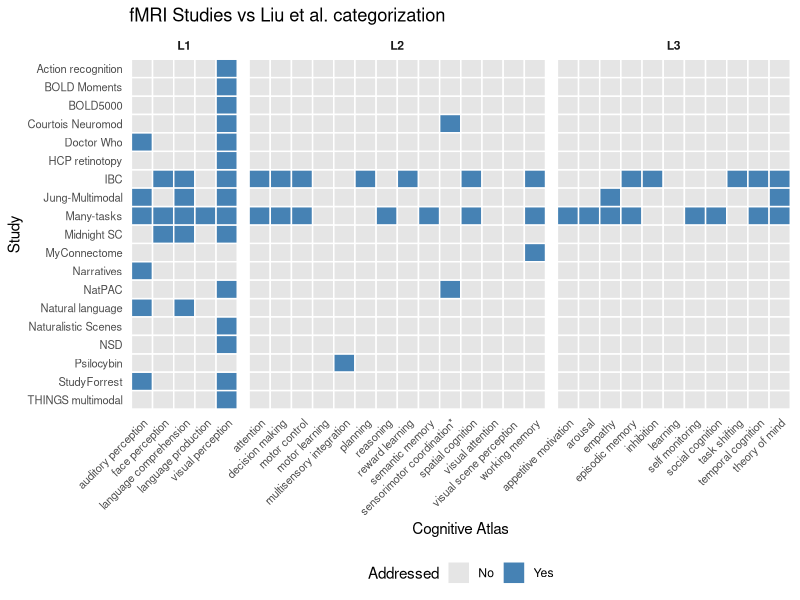
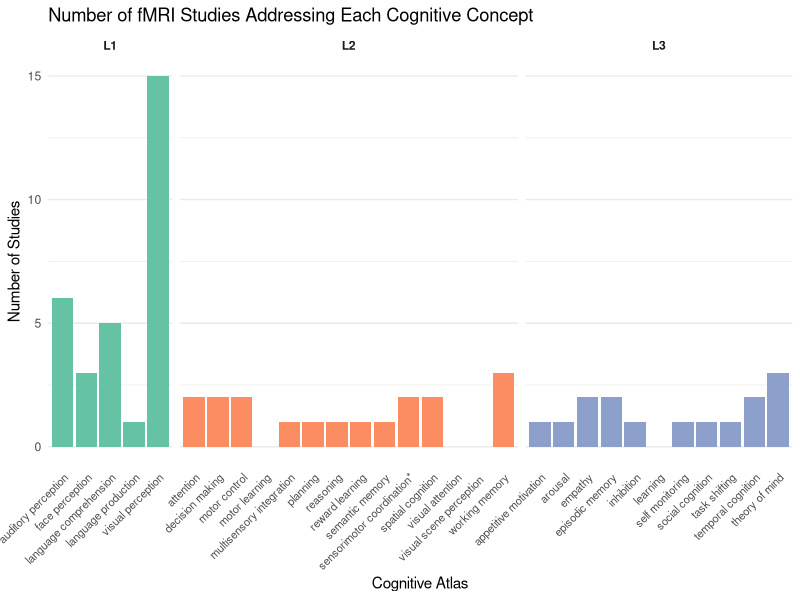
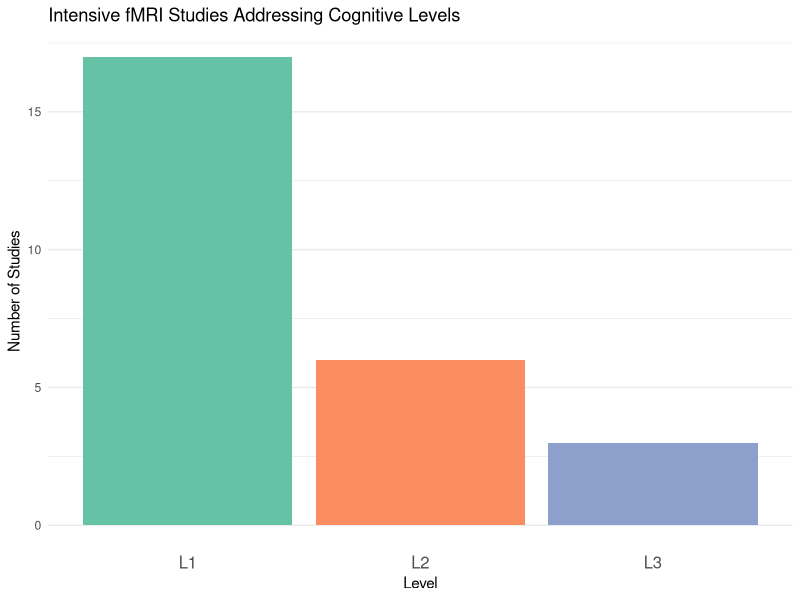
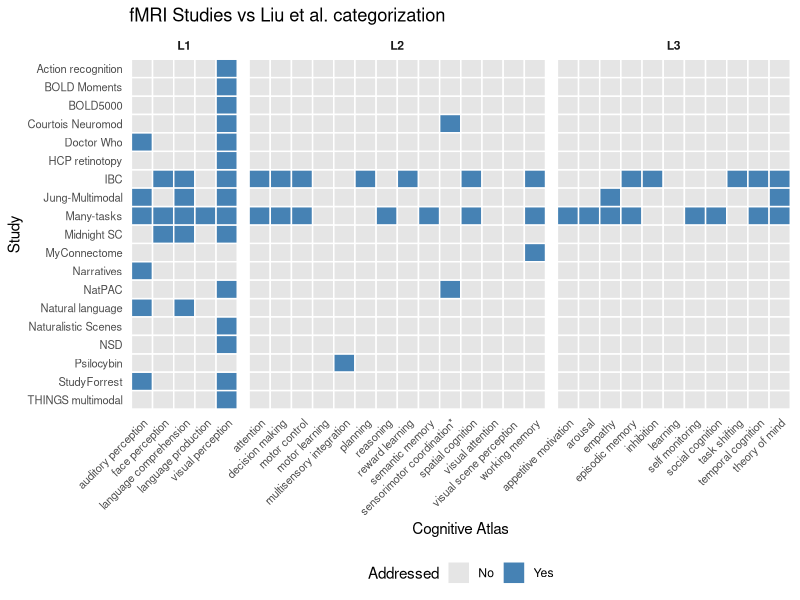
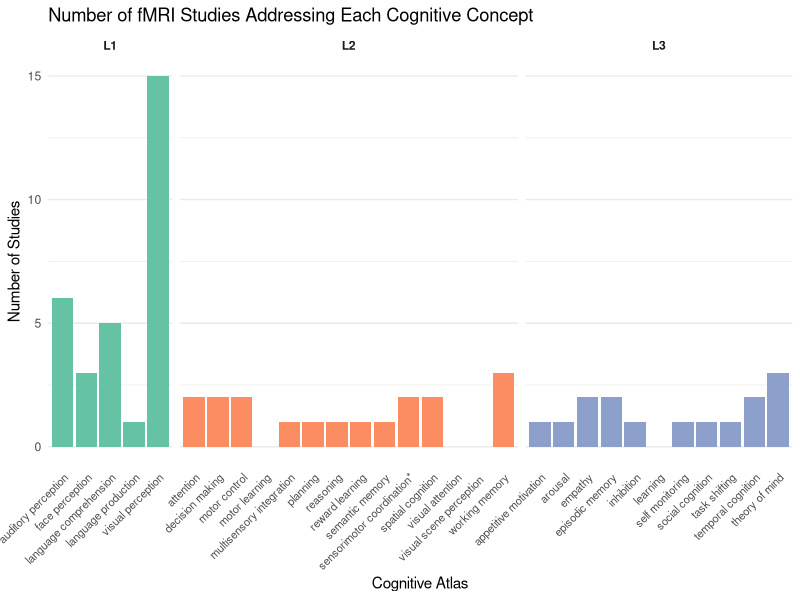
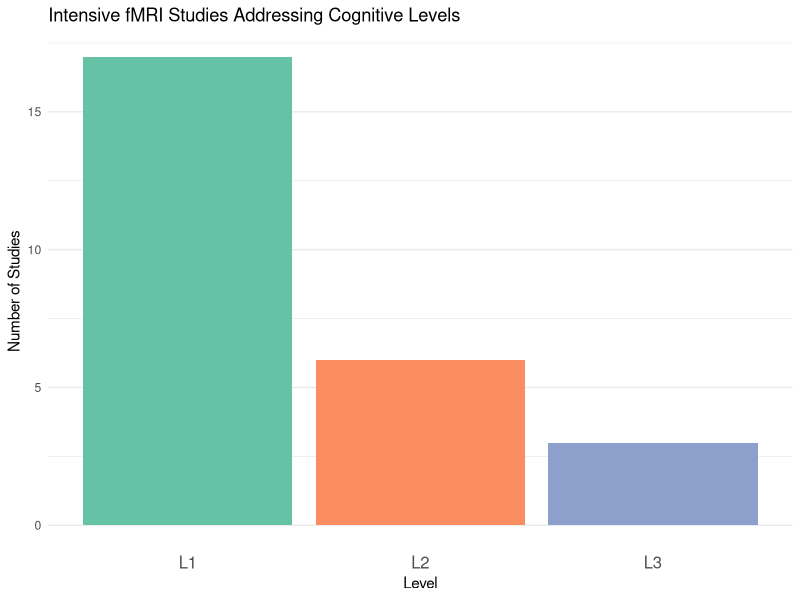

Source code (R) for these figures, in order:
library(ggplot2)
library(dplyr)
library(tidyr)

load_study_concept_data <- function() {
  # Read psych_datasets and filter for valid studies
  psych_df <- read.csv("data/psych_datasets.csv")
  psych_df <- psych_df %>% filter(is_valid == TRUE)
  
  # Read brains_vs_ai for ca_concept and level mapping
  concepts_df <- read.csv("data/brains_vs_ai.csv") %>%
    filter(!is.na(ca_concept) & ca_concept != "NA") %>%
    select(ca_concept, level) %>%
    distinct()
  
  # Create a long-format dataframe: one row per study-concept pair
  study_concept_list <- list()
  
  for (i in seq_len(nrow(psych_df))) {
    study_name <- psych_df$short_name[i]
    tasks_str <- psych_df$tasks_list[i]
    
    if (!is.na(tasks_str) && tasks_str != "") {
      # Split tasks_list on ", "
      tasks <- trimws(unlist(strsplit(tasks_str, ", ")))
      
      for (task in tasks) {
        study_concept_list[[length(study_concept_list) + 1]] <- data.frame(
          study = study_name,
          ca_concept = task,
          stringsAsFactors = FALSE
        )
      }
    }
  }
  
  # Combine into a single dataframe
  if (length(study_concept_list) > 0) {
    study_concept_df <- do.call(rbind, study_concept_list)
  } else {
    stop("No study-concept pairs found")
  }
  
  # Merge with concepts_df to get level information
  study_concept_df <- study_concept_df %>%
    left_join(concepts_df, by = "ca_concept") %>%
    filter(!is.na(level))
  
  # Order concepts by level then alphabetically
  all_concepts <- concepts_df %>%
    arrange(level, ca_concept)
  
  return(list(
    study_concept_df = study_concept_df,
    concepts_df = concepts_df,
    all_concepts = all_concepts
  ))
}

# =============================================================================
# Heatmap: Studies vs ca_concepts
# =============================================================================

plot_study_concept_heatmap <- function(data = NULL) {
  if (is.null(data)) data <- load_study_concept_data()
  
  study_concept_df <- data$study_concept_df
  all_concepts <- data$all_concepts
  
  # Mark presence with 1
  study_concept_df$present <- 1
  
  # Create a complete grid of all studies x concepts
  all_studies <- unique(study_concept_df$study)
  
  complete_grid <- expand.grid(
    study = all_studies,
    ca_concept = all_concepts$ca_concept,
    stringsAsFactors = FALSE
  )
  
  # Merge to get presence/absence
  heatmap_df <- complete_grid %>%
    left_join(study_concept_df %>% select(study, ca_concept, present),
              by = c("study", "ca_concept")) %>%
    left_join(all_concepts, by = "ca_concept") %>%
    mutate(present = ifelse(is.na(present), 0, 1))
  
  # Order ca_concept by level then alphabetically
  heatmap_df <- heatmap_df %>%
    mutate(ca_concept = factor(ca_concept, levels = all_concepts$ca_concept))
  
  # Order studies alphabetically (descending for proper y-axis order)
  heatmap_df <- heatmap_df %>%
    mutate(study = factor(study, levels = sort(unique(study), decreasing = TRUE)))
  
  # Create the heatmap
  p_heatmap <- ggplot(heatmap_df, aes(x = ca_concept, y = study, fill = factor(present))) +
    geom_tile(color = "white", linewidth = 0.5) +
    scale_fill_manual(values = c("0" = "gray90", "1" = "steelblue"),
                      labels = c("No", "Yes"),
                      name = "Addressed") +
    facet_grid(. ~ level, scales = "free_x", space = "free_x") +
    labs(title = "fMRI Studies vs Liu et al. categorization",
         x = "Cognitive Atlas",
         y = "Study") +
    theme_minimal() +
    theme(
      axis.text.x = element_text(angle = 45, hjust = 1, size = 8),
      axis.text.y = element_text(size = 8),
      strip.text = element_text(face = "bold"),
      panel.grid = element_blank(),
      legend.position = "bottom"
    )
  
  ggsave("plots/study_concept_heatmap.png", p_heatmap, width = 14, height = 10)
  print(p_heatmap)
  cat("Heatmap saved to: study_concept_heatmap.png\n")
  
  return(p_heatmap)
}

# =============================================================================
# Histogram: Count of studies per ca_concept
# =============================================================================

plot_study_concept_histogram <- function(data = NULL) {
  if (is.null(data)) data <- load_study_concept_data()
  
  study_concept_df <- data$study_concept_df
  all_concepts <- data$all_concepts
  
  # Count studies per ca_concept
  concept_counts <- study_concept_df %>%
    group_by(ca_concept, level) %>%
    summarise(n_studies = n_distinct(study), .groups = "drop")
  
  # Add concepts with zero studies
  concept_counts <- all_concepts %>%
    left_join(concept_counts, by = c("ca_concept", "level")) %>%
    mutate(n_studies = ifelse(is.na(n_studies), 0, n_studies))
  
  # Order ca_concept by level then alphabetically
  concept_counts <- concept_counts %>%
    mutate(ca_concept = factor(ca_concept, levels = all_concepts$ca_concept))
  
  # Create the histogram
  p_hist <- ggplot(concept_counts, aes(x = ca_concept, y = n_studies, fill = level)) +
    geom_col() +
    facet_grid(. ~ level, scales = "free_x", space = "free_x") +
    scale_fill_brewer(palette = "Set2") +
    labs(title = "Number of fMRI Studies Addressing Each Cognitive Concept",
         x = "Cognitive Atlas",
         y = "Number of Studies") +
    theme_minimal() +
    theme(
      axis.text.x = element_text(angle = 45, hjust = 1, size = 8),
      strip.text = element_text(face = "bold"),
      panel.grid.major.x = element_blank(),
      legend.position = "none"
    )
  
  ggsave("plots/study_concept_histogram.png", p_hist, width = 14, height = 6)
  print(p_hist)
  cat("Histogram saved to: study_concept_histogram.png\n")
  
  return(p_hist)
}

# =============================================================================
# Histogram: Count of studies per level (any subconcept)
# =============================================================================

plot_study_level_histogram <- function(data = NULL) {
  if (is.null(data)) data <- load_study_concept_data()
  
  study_concept_df <- data$study_concept_df
  
  # Count distinct studies per level (any subconcept)
  level_counts <- study_concept_df %>%
    group_by(level) %>%
    summarise(n_studies = n_distinct(study), .groups = "drop")
  
  # Ensure all levels are present
  all_levels <- data.frame(level = c("L1", "L2", "L3"))
  level_counts <- all_levels %>%
    left_join(level_counts, by = "level") %>%
    mutate(n_studies = ifelse(is.na(n_studies), 0, n_studies))
  
  # Create the histogram
  p_level <- ggplot(level_counts, aes(x = level, y = n_studies, fill = level)) +
    geom_col() +
    scale_fill_brewer(palette = "Set2") +
    labs(title = "Intensive fMRI Studies Addressing Cognitive Levels",
         x = "Level",
         y = "Number of Studies") +
    theme_minimal() +
    theme(
      axis.text.x = element_text(size = 12),
      panel.grid.major.x = element_blank(),
      legend.position = "none"
    )
  
  ggsave("plots/study_level_histogram.png", p_level, width = 5, height = 5)
  print(p_level)
  cat("Histogram saved to: study_level_histogram.png\n")
  
  return(p_level)
}

# =============================================================================
# Run all study-concept plots
# =============================================================================

# Load data once
study_data <- load_study_concept_data()

# Generate all plots using shared data
p_heatmap <- plot_study_concept_heatmap(study_data)
p_hist <- plot_study_concept_histogram(study_data)
p_level <- plot_study_level_histogram(study_data)
